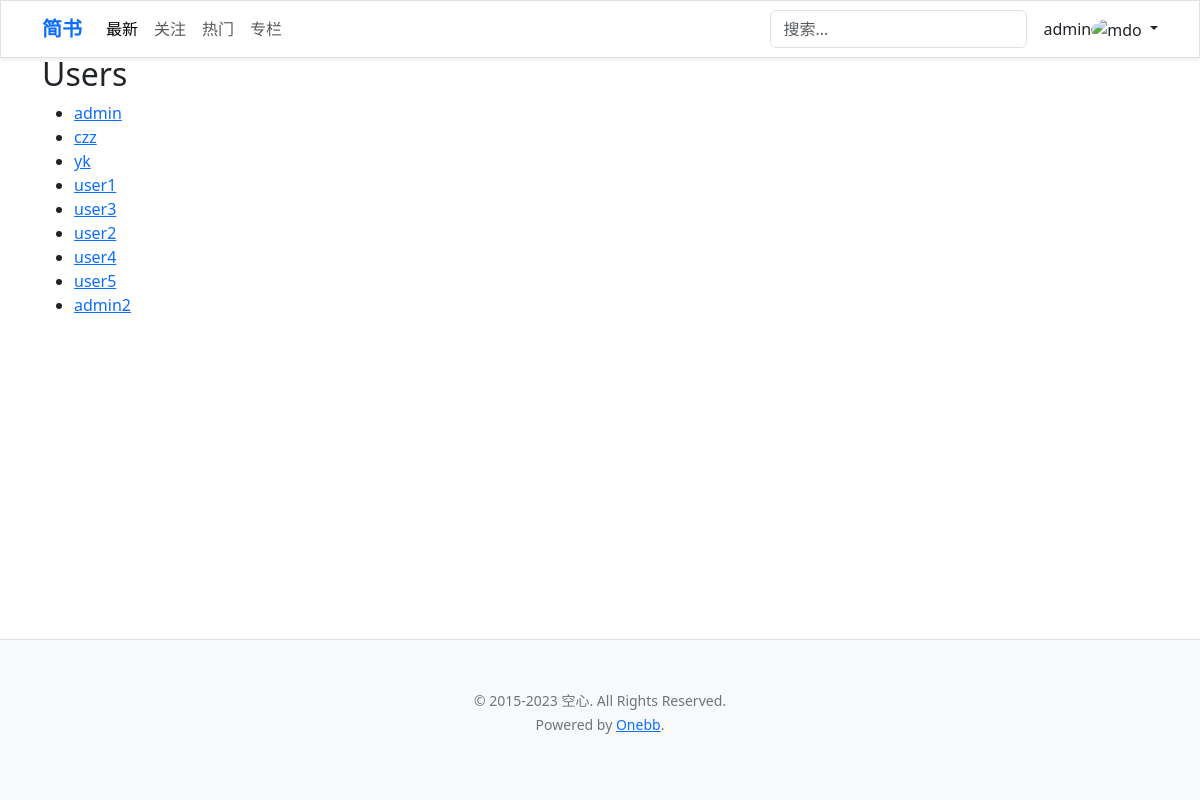
Page /accounts/users/ (signed in) on the committed database.
### accounts/models.py (models this page shows, shortened)
class User(AbstractUser):
    id = models.AutoField(primary_key=True)
    name = models.CharField('名字', blank=True, null=True, max_length=200)
    password = models.CharField('密码',blank=True, null=True, max_length=200)
    url = models.URLField('个人主页',blank=True, null=True, max_length=200)
    location = models.CharField('所在位置',blank=True, null=True, max_length=200, default='火星')
    description = models.CharField('个人描述',blank=True, null=True, max_length=200, default='没有个人描述')
    last_login = models.DateTimeField(blank=True, null=True)
    created = models.DateTimeField('注册时间', blank=False, null=True, auto_now_add=True)
    role = models.ForeignKey('bbs.Role', models.DO_NOTHING, blank=True, null=True)
    class Meta:
        managed = True
        db_table = 'user'
        verbose_name_plural = '用户'
        verbose_name = '用户'

### accounts/views.py (the view)
# urls.py: path('users/', views.UserListView.as_view(), name='user-list'),
class UserListView(ListView):
    model = User

### accounts/templates/accounts/user_list.html
{% extends "base.html" %}
{% block content %}
    <h2>Users</h2>
    <ul>
        {% for user in object_list %}
            <li><a href="{% url 'accounts:user-detail' user.id %}">{{ user.username }}</a></li>
        {% endfor %}
    </ul>
{% endblock %}

### bbs/templates/base.html (shortened to what this page needs)
{% load static %}
<!DOCTYPE html>
<html lang="zh-Hans" class="h-100">
  <head>
    <link rel="stylesheet" href="{% static 'bbs/css/bootstrap.css' %}" />
    <link rel="stylesheet" href="https://i.iapp.run/css/bootstrap.ext.css" />
    <link rel="stylesheet" href="https://cdn.staticfile.org/font-awesome/4.7.0/css/font-awesome.css" />
    <link rel="stylesheet" href="{% static 'bbs/css/style.css' %}" />
  </head>
  <body class="d-flex flex-column h-100" style="padding-top: 55px">
    <header>
      <nav class="navbar navbar-expand-lg navbar-light acrylic-box shadow-sm border fixed-top ">
        <div class="container">
          <a class="navbar-brand text-primary" href="{% url 'bbs:index' %}">
            <b>简书</b>
          </a>
          <div class="navbar-collapse collapse" id="navbarSupportedContent" style="">
            <ul class="navbar-nav me-auto mb-2 mb-lg-0">
              <li class="nav-item">
                <a class="nav-link active" aria-current="page" href="#">最新</a>
              </li>
              <li class="nav-item">
                <a class="nav-link" href="#">关注</a>
              </li>
              <li class="nav-item">
                <a class="nav-link" href="#">热门</a>
              </li>
              <li class="nav-item">
                <a class="nav-link" href="#">专栏</a>
              </li>
            </ul>
            <ul class="navbar-nav ms-auto mb-2 mb-lg-0 align-items-center">
              <li class="nav-item">
                <form class="col-12 col-lg-auto mb-3 mb-lg-0 me-lg-3">
                  <input type="search" list="search" class="form-control form-control-dark" style="" placeholder="搜索..." aria-label="Search" />
                </form>
              </li>
              {% if request.user.is_authenticated %}
              <li>{{ request.user.username }}</li>
              <li class="dropdown">
                <a href="#" class="d-block link-dark text-decoration-none dropdown-toggle" id="dropdownUser1" data-bs-toggle="dropdown" aria-expanded="false"> <img src="./img/avatar.jpg" alt="mdo" width="32" height="32" class="rounded-circle" /> </a>
              </li>
            {% endif %}
            </ul>
          </div>
        </div>
      </nav>
    </header>
    <main>
      <div class="container">
            {% block content %}
            {% endblock %}
      </div>
    </main>
    <footer class="container-full mt-auto bg-light border-top">
      <div class="py-5 text-secondary text-center">
        <p>
          <small
            >&copy; 2015-2023 空心. All Rights Reserved.<br />
            Powered by <a target="_blank" href="https://github.com/zero-ljz/onebb">Onebb</a>.
          </small>
        </p>
      </div>
    </footer>
  </body>
</html>

### rows in the picture
User: user.username "admin", username "admin"
User: username "czz"
User: username "yk"
User: username "user1"
User: username "user3"
User: username "user2"
User: username "user4"
User: username "user5"
User: username "admin2"
